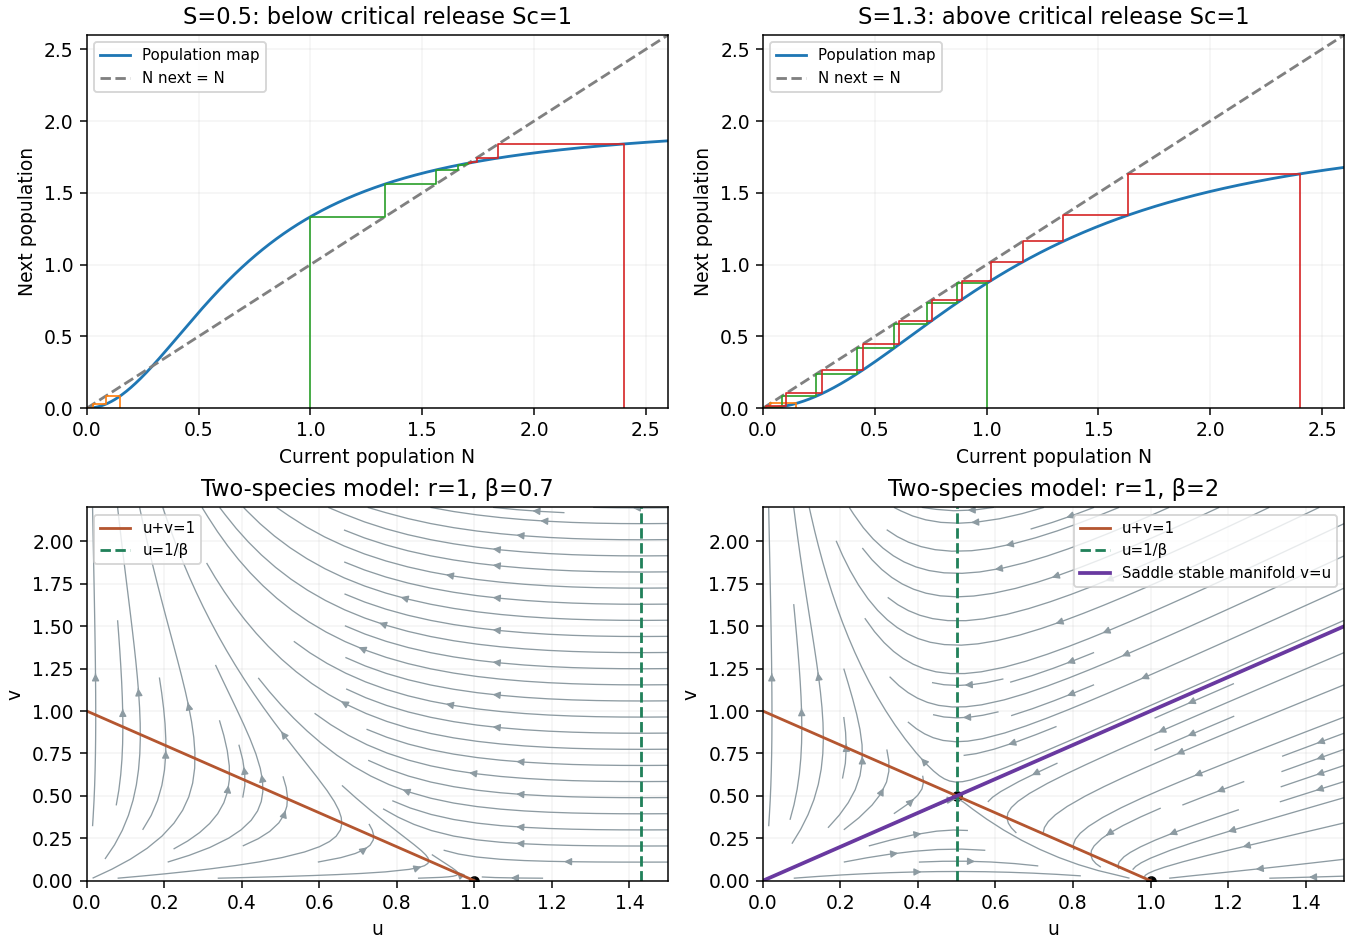

Reproduce this figure in Python.
"""Original cobwebs and phase portraits; output CWD. Python3.14.4/numpy2.3.5/matplotlib3.10.7."""
import numpy as np
import matplotlib
matplotlib.use('Agg')
import matplotlib.pyplot as plt
fig,axes=plt.subplots(2,2,figsize=(10,7),layout='constrained',facecolor='white')
for ax,S in zip(axes[0],[.5,1.3]):
 x=np.linspace(0,2.6,500);f=lambda x:2*x*x/(x*x+S);ax.plot(x,f(x),label='Population map');ax.plot(x,x,color='gray',ls='--',label='N next = N')
 for n in [.15,1,2.4]:
  xx=[n];yy=[0.]
  for _ in range(22):new=f(n);xx.extend([n,new]);yy.extend([new,new]);n=new
  ax.plot(xx,yy,lw=.9)
 ax.set(xlabel='Current population N',ylabel='Next population',xlim=(0,2.6),ylim=(0,2.6),title=f'S={S:g}: '+('below' if S<1 else 'above')+' critical release Sc=1');ax.legend(fontsize=8)
for ax,beta in zip(axes[1],[.7,2]):
 u=np.linspace(.015,1.5,120);v=np.linspace(.015,2.2,120);U,V=np.meshgrid(u,v);du=U*(1-U-V);dv=V*(1-beta*U);scale=np.hypot(du,dv);ax.streamplot(u,v,du/(scale+.01),dv/(scale+.01),density=.8,color='#8d9ba2',linewidth=.7,arrowsize=.8)
 ax.plot([0,1],[1,0],color='#b45630',label='u+v=1');ax.axvline(1/beta,color='#21815a',ls='--',label='u=1/β')
 if beta>1:ax.plot([0,1.5],[0,1.5],color='#6939a0',lw=2,label='Saddle stable manifold v=u');ax.scatter([.5,1],[.5,0],color='black',s=22)
 else:ax.scatter([1],[0],color='black',s=22)
 ax.set(xlabel='u',ylabel='v',xlim=(0,1.5),ylim=(0,2.2),title=f'Two-species model: r=1, β={beta:g}');ax.legend(fontsize=8)
for ax in axes.flat:ax.grid(alpha=.15);ax.set_facecolor('white')
fig.savefig('2011-ecology.png',dpi=135,facecolor='white');plt.close(fig)
